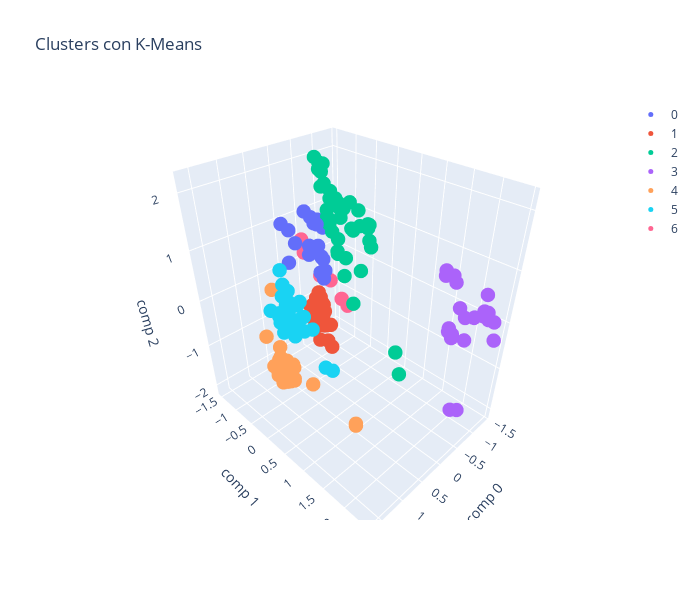

Write notebook code for a chart like this one.
### Code cell
plot_3d(data_reduced, kmeans_pred, 'Clusters con K-Means')
